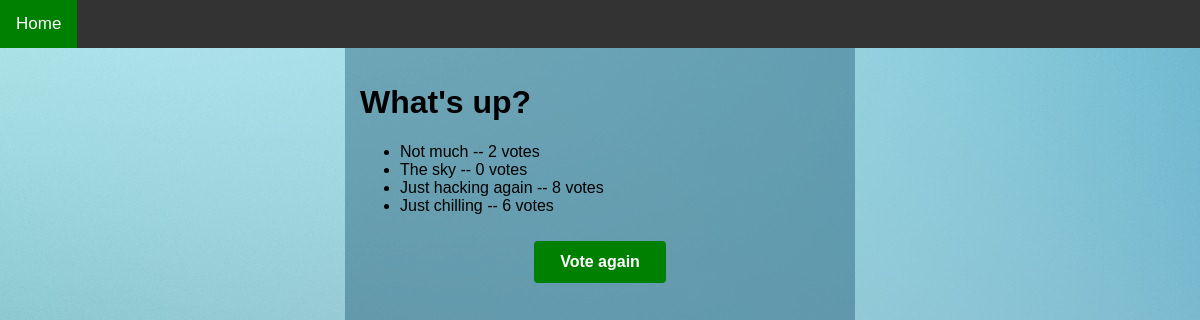
Before: /1/results/ with the older database file.
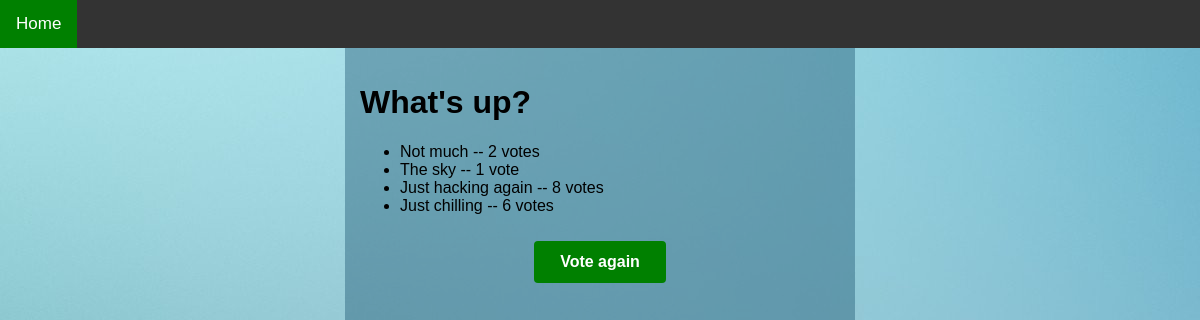
After: the same page with the newer database file.
### main/models.py (models this page shows, shortened)
class Question(models.Model):
    question_text = models.CharField(max_length=200)
    pub_date = models.DateTimeField("date published")

class Choice(models.Model):
    question = models.ForeignKey(Question, on_delete=models.CASCADE)
    choice_text = models.CharField(max_length=200)
    votes = models.IntegerField(default=0)

### main/views.py (the view)
# urls.py: path("<int:question_id>/results/", views.results, name="results"),
def results(request, question_id):
    question = get_object_or_404(Question, pk=question_id)
    return render(request, "main/results.html", {"question": question})

### main/templates/main/results.html
{% extends "main/base.html" %}
{% block content %}
    <h1>{{ question.question_text }}</h1>
    <ul>
    {% for choice in question.choice_set.all %}
        <li>{{ choice.choice_text }} -- {{ choice.votes }} vote{{ choice.votes|pluralize }}</li>
    {% endfor %}
    </ul>
    <div class="form-btn"><a class="btn" href="{% url 'main:detail' question.id %}">Vote again</a></div>
{% endblock content %}

### main/templates/main/base.html (shortened to what this page needs)
{% load static %}
<!DOCTYPE html>
<html>
    <head>
        <link rel="stylesheet" href="{% static 'main/style.css' %}">
    </head>
    <body>
        <div class="topnav">
            <a class="active" href="{% url 'main:index' %}">Home</a>
        </div>
        <div class="content-container">
            {% block content %}
            {% endblock content %}
        </div>
    </body>
</html>

### main/static/main/style.css (style rules this page uses)
body { margin: 0; font-family: Arial, Helvetica, sans-serif; background: white url("images/background.jpg") no-repeat; }
.content-container { margin: 0 auto; padding: 15px; width: 40%; height: 100vh; background-color: rgba(33, 90, 117, 0.438); }
.btn { display: inline-block; outline: 0; border: 0; cursor: pointer; background-color: green; border-radius: 4px; padding: 8px 16px; font-size: 16px; font-weight: 700; color: white; line-height: 26px; width: 100px; margin: 10px; text-decoration: none; text-align: center; }
.form-btn { display: flex; align-items: center; justify-content: center; }
.topnav { background-color: #333; overflow: hidden; }
.topnav a { float: left; color: #f2f2f2; text-align: center; padding: 14px 16px; text-decoration: none; font-size: 17px; }
.topnav a.active { background-color: green; color: white; }

Changed rows visible on the page:
changed Choice "The sky": votes "0" → "1"
